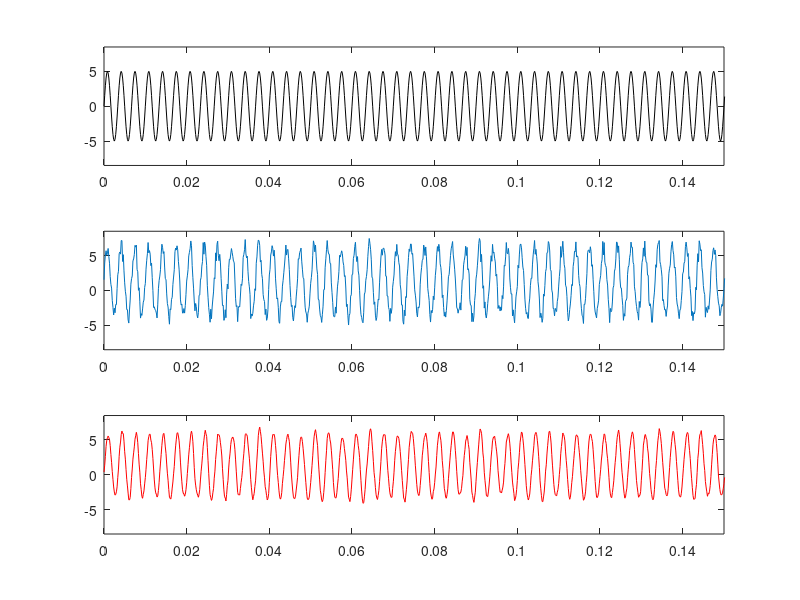

MATLAB code for this plot:
clear all
%sine signal sound
fy=300; %signal frekuency in Hz
wy=2*pi*fy; %signal frequency in rad/s
fs=6000; %sampling frequency in Hz
tiv=1/fs; %time interval between samples;
t=0:tiv:(5-tiv); %time intervals set (5 seconds)
y=5.*sin (wy*t);
y1=y + 2.5*rand(1,length(y));
%filter
a = [1];
b = [0.25 0.25 0.25 0.25];
y2 = filter(b,a,y1);
figure (1);
subplot (311); plot(t,y,'k'); %hold on
axis([0 0.15 -8.5 8.5]);
subplot (312); plot(t,y1);
axis([0 0.15 -8.5 8.5]);
subplot (313); plot(t,y2,'color','red'); %hold on
axis([0 0.15 -8.5 8.5]);
pause
sound(y,fs);
pause
sound(y1,fs);
pause
sound(y2,fs);